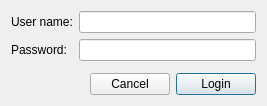
<?xml version="1.0" encoding="UTF-8"?>
<ui version="4.0">
 <class>LoginForm</class>
 <widget class="QDialog" name="LoginForm">
  <property name="geometry">
   <rect>
    <x>0</x>
    <y>0</y>
    <width>243</width>
    <height>101</height>
   </rect>
  </property>
  <property name="windowTitle">
   <string>Login</string>
  </property>
  <layout class="QFormLayout" name="formLayout">
   <item row="0" column="0">
    <layout class="QVBoxLayout" name="verticalLayout">
     <item>
      <widget class="QLabel" name="label">
       <property name="text">
        <string>User name:</string>
       </property>
      </widget>
     </item>
     <item>
      <widget class="QLabel" name="label_2">
       <property name="text">
        <string>Password:</string>
       </property>
      </widget>
     </item>
    </layout>
   </item>
   <item row="0" column="1">
    <layout class="QVBoxLayout" name="verticalLayout_2">
     <item>
      <widget class="QLineEdit" name="lnUserName"/>
     </item>
     <item>
      <widget class="QLineEdit" name="lnPassword">
       <property name="echoMode">
        <enum>QLineEdit::Password</enum>
       </property>
      </widget>
     </item>
    </layout>
   </item>
   <item row="1" column="1">
    <spacer name="verticalSpacer">
     <property name="orientation">
      <enum>Qt::Vertical</enum>
     </property>
     <property name="sizeHint" stdset="0">
      <size>
       <width>177</width>
       <height>6</height>
      </size>
     </property>
    </spacer>
   </item>
   <item row="2" column="0" colspan="2">
    <layout class="QHBoxLayout" name="horizontalLayout">
     <item>
      <spacer name="horizontalSpacer">
       <property name="orientation">
        <enum>Qt::Horizontal</enum>
       </property>
       <property name="sizeHint" stdset="0">
        <size>
         <width>40</width>
         <height>20</height>
        </size>
       </property>
      </spacer>
     </item>
     <item>
      <widget class="QPushButton" name="btnCancel">
       <property name="text">
        <string>Cancel</string>
       </property>
      </widget>
     </item>
     <item>
      <widget class="QPushButton" name="btnLogin">
       <property name="text">
        <string>Login</string>
       </property>
       <property name="default">
        <bool>true</bool>
       </property>
      </widget>
     </item>
    </layout>
   </item>
  </layout>
 </widget>
 <resources/>
 <connections/>
</ui>
